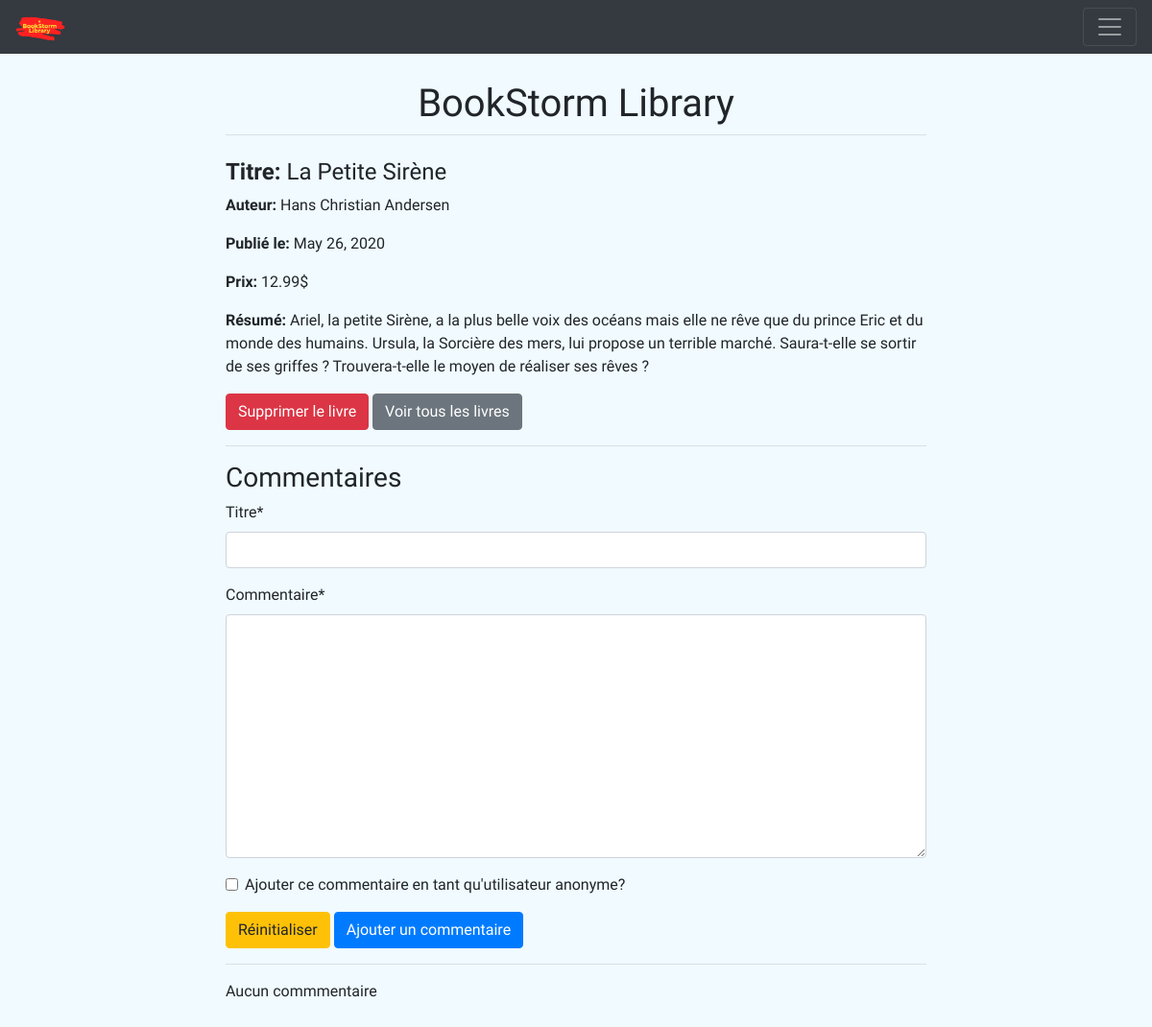
Before: /books/1/ (signed in) with the older database file.
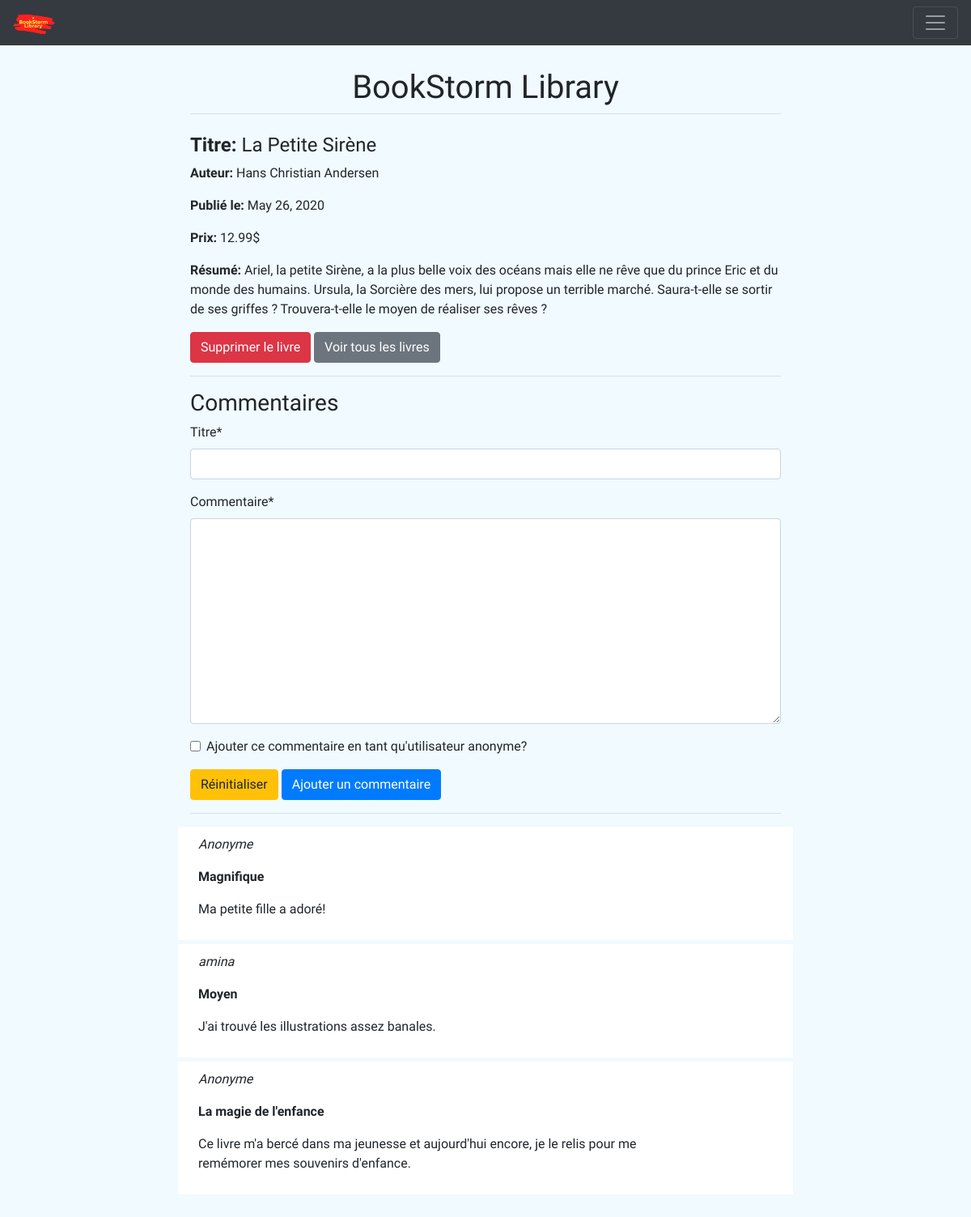
After: the same page with the newer database file.
### comments/models.py (models this page shows, shortened)
class Comment(models.Model):
    title               = models.CharField(max_length=120) # max_length is mandatory with a CharField
    content             = models.TextField()
    author              = models.ForeignKey(Account, on_delete=models.CASCADE)
    anonymous           = models.BooleanField(default=False)
    book                = models.ForeignKey(Book, on_delete=models.CASCADE)
    create_stamp        = models.DateField(auto_now_add=True) # only when first created
    last_update_stamp   = models.DateField(auto_now=True) # every time save() method is called, including when it is first created

### accounts/models.py (models this page shows, shortened)
class Account(AbstractUser):
    is_author	= models.BooleanField(default=False)
    def has_author_account(self):
        return self.is_author
    def __str__(self):
        if self.first_name is None or self.first_name is '': #no null in python, use None instead
            return self.username
        else:
            return self.get_full_name()

### books/views.py (the view)
# urls.py: path('<int:id>/', BookDetailView.as_view(), name='book-detail'),
class BookDetailView(DetailView):
	template_name = 'books/book_detail.html'
	def get_object(self): #if you use a parameter name different from pk
		id_ = self.kwargs.get("id")
		return get_object_or_404(Book, id=id_)
	def get_context_data(self, **kwargs): #specify additionnal context variables
		context = super().get_context_data(**kwargs)
		context['comment_form'] = CommentForm
		context['comment_list'] = Book.objects.get(id=self.kwargs.get("id")).comment_set.all()
		return context

### books/templates/books/book_detail.html (shortened to what this page needs)
{% extends 'base.html' %}
{% block content %}
    <h4><b>Titre:</b> {{ object.title }}</h4>
    <p><b>Auteur:</b>
            {{ object.author }}
        </p>
    <p><b>Publié le:</b> {{ object.create_stamp }}</p>
    <p><b>Prix:</b> {{ object.price }}$</p>
    <p><b>Résumé:</b> {{ object.summary }}</p>
    {% if object.author == user %}
        <a href="{% url 'books:book-delete' object.id %}" class="btn btn-danger">Supprimer le livre</a>
    {% else %}
        <button onclick="{{ object.like }}" class="btn btn-primary">J'aime <i class="fas fa-heart"></i></button>
    {% endif %}
    <a href="{% url 'books:book-list'%}" class="btn btn-secondary">Voir tous les livres</a>
    <hr>
    <h3>Commentaires</h3>
    {% load crispy_forms_tags %}
    <form method="POST" action="{% url 'comments:comment-create' object.id %}">
        {{ comment_form|crispy }}
        <input type="reset" name="reset" value="Réinitialiser" class="btn btn-warning">
        <input type="submit" name="submit" class="btn btn-primary" value="Ajouter un commentaire">
    </form>
    <hr>
	{% for comment in comment_list %}
        <div style="background-color: white; padding: 10px; margin-bottom: 5px; position: relative;" class="row">
            <div class="col-sm-10">
                {% if comment.anonymous %}
                    <p><em>Anonyme</em></p>
                {% else %}
                    <p><em>{{ comment.author }}</em></p>
                {% endif %}
                <p><b>{{ comment.title }}</b></p>
                <p>{{ comment.content }}</p>
            </div>
        </div>
        {% empty %}
        <div>Aucun commmentaire</div>
	{% endfor %}
{% endblock %}

Changed rows visible on the page:
added Comment: anonymous "Anonyme", title "Magnifique", content "Ma petite fille a adoré!"
added Comment: author "amina", title "Moyen", content "J'ai trouvé les illustrations assez banales."
added Comment: anonymous "Anonyme", title "La magie de l'enfance", content "Ce livre m'a bercé dans ma jeunesse et aujourd'hui encore, je le relis pour me remémorer mes souvenirs d'enfance."
Other visible differences:
text no longer shown: "Aucun commmentaire"
